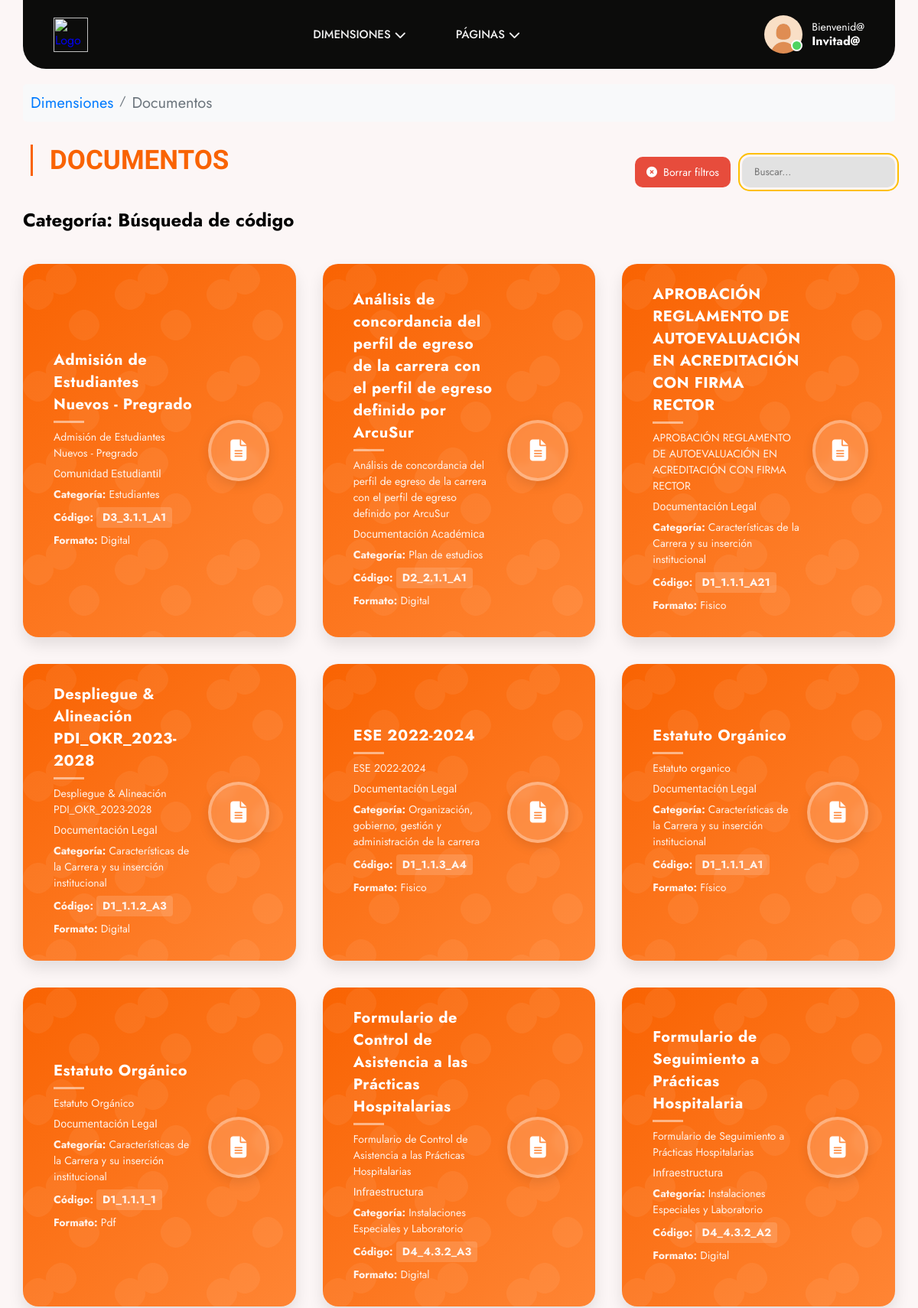
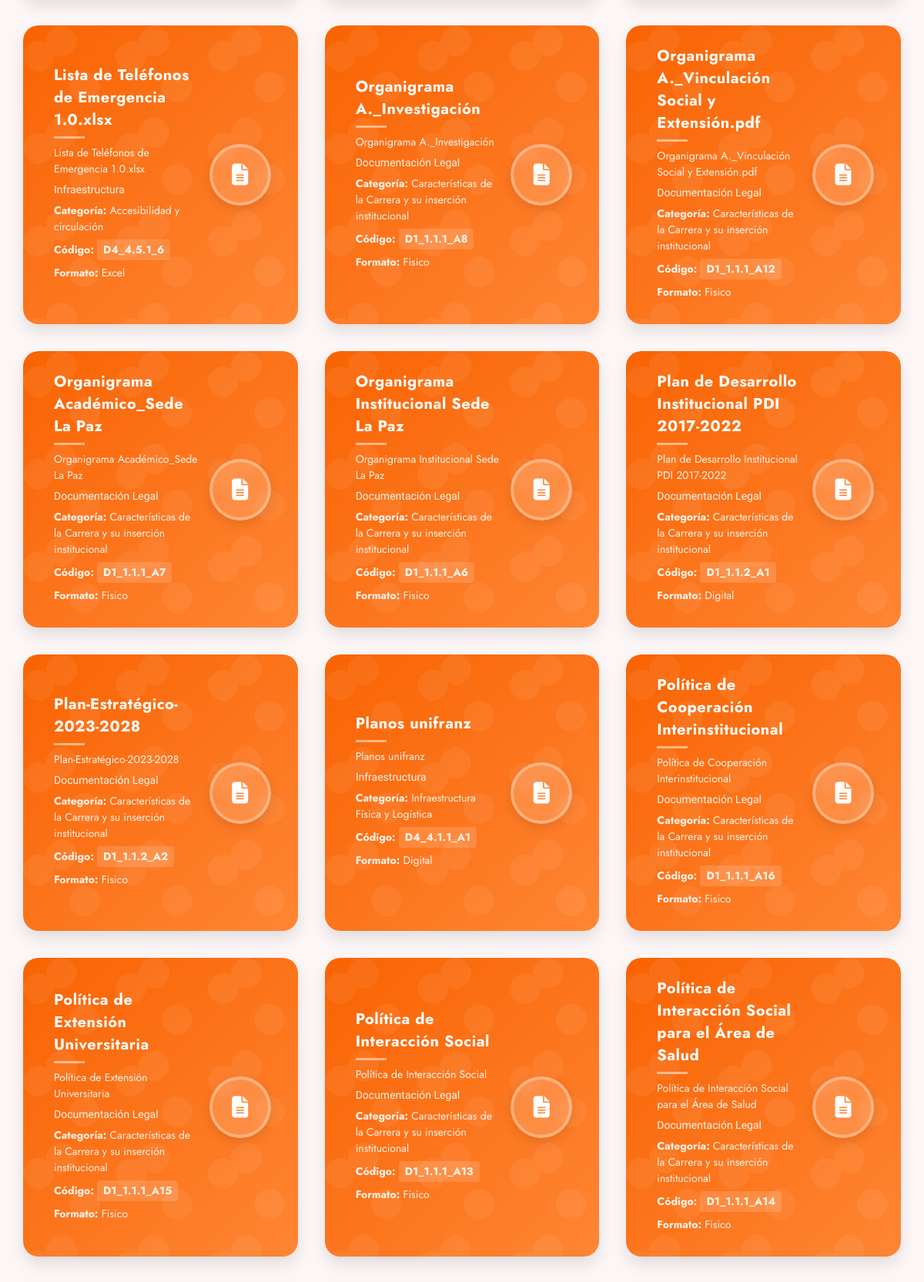
The page /dashboard/documentos/documentos.php (upper part) on the database its author committed (2 pictures, top to bottom).
### tables this page shows
CREATE TABLE `documentos` (
  `id` int NOT NULL AUTO_INCREMENT,
  `titulo` varchar(255) NOT NULL,
  `descripcion` text,
  `formato` varchar(350) DEFAULT NULL,
  `usuario_id` int NOT NULL,
  `categoria_id` int NOT NULL,
  `codigo_documento` varchar(50) NOT NULL,
  `link_documento` varchar(350) NOT NULL,
  `fecha_creacion` timestamp NULL DEFAULT CURRENT_TIMESTAMP,
  `fecha_modificacion` timestamp NULL DEFAULT CURRENT_TIMESTAMP ON UPDATE CURRENT_TIMESTAMP,
  `fecha_resolucion` timestamp NULL DEFAULT NULL,
  `activo` tinyint(1) DEFAULT '1',
  `created_at` timestamp NULL DEFAULT CURRENT_TIMESTAMP,
  PRIMARY KEY (`id`),
  UNIQUE KEY `codigo_documento` (`codigo_documento`),
  KEY `usuario_id` (`usuario_id`),
  KEY `categoria_id` (`categoria_id`),
  CONSTRAINT `documentos_ibfk_1` FOREIGN KEY (`usuario_id`) REFERENCES `usuario` (`id`),
  CONSTRAINT `documentos_ibfk_2` FOREIGN KEY (`categoria_id`) REFERENCES `categorias` (`id`)
);

CREATE TABLE `dimensiones` (
  `id` int NOT NULL AUTO_INCREMENT,
  `nombres` varchar(150) NOT NULL,
  `activo` tinyint(1) DEFAULT '1',
  `usuario_id` int NOT NULL,
  `created_at` timestamp NULL DEFAULT CURRENT_TIMESTAMP,
  PRIMARY KEY (`id`),
  KEY `usuario_id` (`usuario_id`),
  CONSTRAINT `dimensiones_ibfk_1` FOREIGN KEY (`usuario_id`) REFERENCES `usuario` (`id`)
);

CREATE TABLE `categorias` (
  `id` int NOT NULL AUTO_INCREMENT,
  `nombre` varchar(200) NOT NULL,
  `activo` tinyint(1) DEFAULT '1',
  `created_at` timestamp NULL DEFAULT CURRENT_TIMESTAMP,
  `dimensiones_id` int NOT NULL,
  `tipo_area_id` int NOT NULL,
  `criterio_id` int DEFAULT NULL,
  PRIMARY KEY (`id`),
  KEY `dimensiones_id` (`dimensiones_id`),
  KEY `tipo_area_id` (`tipo_area_id`),
  KEY `fk_criterio_id` (`criterio_id`),
  CONSTRAINT `categorias_ibfk_1` FOREIGN KEY (`dimensiones_id`) REFERENCES `dimensiones` (`id`),
  CONSTRAINT `categorias_ibfk_2` FOREIGN KEY (`tipo_area_id`) REFERENCES `tipo_area` (`id`),
  CONSTRAINT `fk_criterio_id` FOREIGN KEY (`criterio_id`) REFERENCES `criterio` (`id`) ON DELETE SET NULL ON UPDATE CASCADE
);

### dashboard/documentos/documentos.php (the view, shortened to what this page needs)
<?php
include '../../includes/header.php';
$conexion = obtenerConexion();
$categoriaId = isset($_GET['id']) ? (int)$_GET['id'] : null;
$codigoSeleccionado = isset($_GET['codigo']) ? $_GET['codigo'] : null;
$busquedaLibre = isset($_GET['busqueda']) ? trim($_GET['busqueda']) : null;
$nombreCategoria = "Búsqueda de código";
$nombreDimension = "Documentos";
$colorDimension = 'card-orange';
if ($busquedaLibre) {
    $busquedaEscapada = "%" . $conexion->real_escape_string($busquedaLibre) . "%";
    $sqlDocumentos = "SELECT d.*, c.nombre AS categoria_nombre, di.nombres AS dimension_nombre
                      FROM documentos d
                      JOIN categorias c ON d.categoria_id = c.id
                      JOIN dimensiones di ON c.dimensiones_id = di.id
                      WHERE (d.titulo LIKE ? OR d.descripcion LIKE ? OR d.codigo_documento LIKE ?)
                      AND d.activo = 1 ORDER BY d.titulo";
    $stmtDocumentos = $conexion->prepare($sqlDocumentos);
    $stmtDocumentos->bind_param("sss", $busquedaEscapada, $busquedaEscapada, $busquedaEscapada);
} else {
    $sqlDocumentos = "SELECT d.*, c.nombre AS categoria_nombre, di.nombres AS dimension_nombre
                      FROM documentos d
                      JOIN categorias c ON d.categoria_id = c.id
                      JOIN dimensiones di ON c.dimensiones_id = di.id
                      WHERE d.activo = 1 ORDER BY d.titulo";
    $stmtDocumentos = $conexion->prepare($sqlDocumentos);
}
if (isset($stmtDocumentos)) {
    $stmtDocumentos->execute();
    $resultadoDocumentos = $stmtDocumentos->get_result();
}
?>
<!DOCTYPE html>
<html lang="es">
<head>
    <link rel="stylesheet" href="../../assets/css/documentos.css">
</head>
<body>
    <div class="container">
    <div class="breadcrumbs-container">
        <nav aria-label="Ruta de navegación">
            <ol class="breadcrumbs">
                <li class="breadcrumb-item">
                    <a href="/dashboard/dimensiones/dimensiones.php">Dimensiones</a>
                </li>
                <li class="breadcrumb-separator">/</li>
                <?php if ($categoriaId && isset($nombreDimension)): ?>
                    <li class="breadcrumb-item">
                        <?= $nombreDimension ?>
                    </li>
                    <li class="breadcrumb-separator">/</li>
                    <li class="breadcrumb-item active" aria-current="page">
                        <?= $nombreCategoria ?>
                    </li>
                <?php else: ?>
                    <li class="breadcrumb-item active" aria-current="page">
                        Documentos
                    </li>
                <?php endif; ?>
            </ol>
        </nav>
    </div>
        <div class="TITULOYHERRAMIENTAS">
            <div class="titulo-con-linea">
                <h1><?= $nombreDimension ?></h1>
            </div>
            <div class="barra-de-herramientas">
                <button type="button" onclick="borrarFiltros()" class="btn-borrar-filtros">
                    <i class="fas fa-times-circle"></i> Borrar filtros
                </button>
                <input type="text" id="buscador" name="buscador" class="input" placeholder="Buscar..." onkeyup="filtrarDocumentos()" value="<?= htmlspecialchars($busquedaLibre) ?>">
            </div>
        </div>
        <h2>Categoría: <?= $nombreCategoria ?></h2>
        <?php if ($resultadoDocumentos->num_rows > 0): ?>
            <div class="cards-container">
                <?php while ($doc = $resultadoDocumentos->fetch_assoc()): ?>
                    <a href="<?= htmlspecialchars($doc['link_documento']) ?>" target="_blank" class="card <?= $colorDimension ?>">
                        <div class="card-content">
                            <h3><?= htmlspecialchars($doc['titulo']) ?></h3>
                            <p><?= htmlspecialchars($doc['descripcion']) ?></p>
                            <p style="font-family: Archivo Black, sans-serif;"><?= htmlspecialchars($doc['dimension_nombre']) ?></p>
                            <p><strong>Categoría:</strong> <?= htmlspecialchars($doc['categoria_nombre']) ?></p>
                            <p><strong>Código:</strong> <span class="codigo"><?= htmlspecialchars($doc['codigo_documento']) ?></span></p>
                            <p><strong>Formato:</strong> <?= htmlspecialchars($doc['formato']) ?></p>
                        </div>
                        <div class="card-icon">
                            <i class="fas fa-file-alt"></i>
                        </div>
                    </a>
                <?php endwhile; ?>
            </div>
        <?php else: ?>
            <div class="no-results">
                No se encontraron documentos.
            </div>
        <?php endif; ?>
    </div>
</body>
</html>

### assets/css/header.css (style rules this page uses)
* { margin: 0; padding: 0; box-sizing: border-box; font-family: "Jost", sans-serif; }
body { background-color: rgb(245, 241, 238); }
.container { margin: 0 auto; padding: 0px; }
nav { display: flex; align-items: center; }
.fas { transition: transform 0.3s ease; }

### assets/css/documentos.css (style rules this page uses)
body { background-color: rgb(252, 246, 246); font-family: Arial, sans-serif; }
.container { margin-top: 110px; padding: 0px 30px; margin-bottom: 30px; }
.TITULOYHERRAMIENTAS { display: flex; justify-content: space-between; align-items: center; width: 100%; flex-wrap: wrap; }
.titulo-con-linea { display: inline-block; padding: 10px 25px; position: relative; color: #f96302; margin-bottom: 30px; }
.titulo-con-linea:before { content: ""; position: absolute; left: 10px; top: 10px; bottom: 10px; width: 3px; background-color: #f96302; }
.titulo-con-linea h1 { font-size: 35px; font-family: "Archivo Black", sans-serif; margin: 0; padding-left: 10px; text-transform: uppercase; }
.barra-de-herramientas { display: flex; gap: 15px; flex-wrap: wrap; }
.input { border-radius: 10px; outline: 2px solid #FEBF00; border: 0; background-color: #e2e2e2; outline-offset: 3px; padding: 10px 1rem; transition: 0.25s; width: 200px; }
.cards-container { display: grid; grid-template-columns: repeat(auto-fill, minmax(340px, 1fr)); gap: 35px; padding: 40px 0; }
.card { display: flex; align-items: center; text-decoration: none; color: white; width: 100%; border-radius: 20px; padding: 25px; transition: all 0.3s ease; position: relative; overflow: hidden; box-shadow: 0 10px 20px rgba(0, 0, 0, 0.1); }
.card::before { content: ""; position: absolute; top: 0; left: 0; width: 100%; height: 100%; opacity: 0.6; z-index: 0; pointer-events: none; }
.card > * { position: relative; z-index: 1; }
.card-icon { background: rgba(255, 255, 255, 0.15); backdrop-filter: blur(5px); border-radius: 50%; width: 80px; height: 80px; display: flex; align-items: center; justify-content: center; margin-left: auto; margin-right: 10px; border: 4px solid rgba(255, 255, 255, 0.3); box-shadow: 0 5px 15px rgba(0, 0, 0, 0.1); transition: transform 0.3s ease; }
.card-icon i { font-size: 28px; color: white; }
.card-content { flex: 1; padding: 0 15px; }
.card-content h3 { margin: 0 0 8px 0; font-size: 20px; font-weight: bold; color: white; letter-spacing: 0.5px; position: relative; padding-bottom: 10px; }
.card-content h3::after { content: ''; position: absolute; bottom: 0; left: 0; width: 40px; height: 3px; background-color: rgba(255, 255, 255, 0.5); }
.card-content p { font-size: 14px; color: rgba(255, 255, 255, 0.9); margin: 6px 0; line-height: 1.5; }
.card-content .codigo { font-weight: bold; background-color: rgba(255, 255, 255, 0.15); padding: 3px 8px; border-radius: 4px; display: inline-block; }
.card-orange { background: linear-gradient(135deg, #f96302, #ff8534); }
.btn-borrar-filtros { background-color: #e74c3c; color: white; border: none; padding: 10px 15px; border-radius: 10px; font-size: 14px; cursor: pointer; display: flex; align-items: center; gap: 8px; transition: background-color 0.3s ease; }
.breadcrumbs-container { padding: 10px 0; margin-bottom: 20px; background-color: #f8f9fa; border-radius: 5px; }
.breadcrumbs { display: flex; flex-wrap: wrap; list-style: none; padding: 0 15px; margin: 0; }
.breadcrumb-item { font-size: 14px; }
.breadcrumb-item a { color: #007bff; text-decoration: none; transition: color 0.2s; }
.breadcrumb-item.active { color: #6c757d; }
.breadcrumb-separator { color: #6c757d; padding: 0 8px; }

### dashboard/documentos/documentos.php (style rules this page uses)
.breadcrumbs-container { padding: 10px; margin-bottom: 20px; background-color: #f8f9fa; border-radius: 5px; margin-top: 100px; }
.breadcrumbs { display: flex; flex-wrap: wrap; list-style: none; padding: 0; margin: 0; }
.breadcrumb-item { font-size: 20px; }
.breadcrumb-item a { color: #007bff; text-decoration: none; transition: color 0.2s; }
.breadcrumb-item.active { color: #6c757d; }
.breadcrumb-separator { color: #6c757d; padding: 0 8px; }

### rows shown on the page
documentos: titulo "Admisión de Estudiantes Nuevos - Pregrado", descripcion "Admisión de Estudiantes Nuevos - Pregrado", dimensiones.nombres "Comunidad Estudiantil", categoria.nombre "Estudiantes", codigo_documento "D3_3.1.1_A1", formato "Digital"
documentos: titulo "Análisis de concordancia del perfil de egreso de la carrera con el perfil de egreso definido por ArcuSur", descripcion "Análisis de concordancia del perfil de egreso de la carrera con el perfil de egreso definido por ArcuSur", dimensiones.nombres "Documentación Académica", categoria.nombre "Plan de estudios", codigo_documento "D2_2.1.1_A1", formato "Digital"
documentos: titulo "APROBACIÓN REGLAMENTO DE AUTOEVALUACIÓN EN ACREDITACIÓN CON FIRMA RECTOR", descripcion "APROBACIÓN REGLAMENTO DE AUTOEVALUACIÓN EN ACREDITACIÓN CON FIRMA RECTOR", dimensiones.nombres "Documentación Legal", categoria.nombre "Características de la Carrera y su inserción institucional", codigo_documento "D1_1.1.1_A21", formato "Fisico"
documentos: titulo "Despliegue & Alineación PDI_OKR_2023-2028", descripcion "Despliegue & Alineación PDI_OKR_2023-2028", dimensiones.nombres "Documentación Legal", categoria.nombre "Características de la Carrera y su inserción institucional", codigo_documento "D1_1.1.2_A3", formato "Digital"
documentos: titulo "ESE 2022-2024", descripcion "ESE 2022-2024", dimensiones.nombres "Documentación Legal", categoria.nombre "Organización, gobierno, gestión y administración de la carrera", codigo_documento "D1_1.1.3_A4", formato "Fisico"
documentos: titulo "Estatuto Orgánico", descripcion "Estatuto organico", dimensiones.nombres "Documentación Legal", categoria.nombre "Características de la Carrera y su inserción institucional", codigo_documento "D1_1.1.1_A1", formato "Físico"
documentos: titulo "Estatuto Orgánico", descripcion "Estatuto Orgánico", dimensiones.nombres "Documentación Legal", categoria.nombre "Características de la Carrera y su inserción institucional", codigo_documento "D1_1.1.1_1", formato "Pdf"
documentos: titulo "Formulario de Control de Asistencia a las Prácticas Hospitalarias", descripcion "Formulario de Control de Asistencia a las Prácticas Hospitalarias", dimensiones.nombres "Infraestructura", categoria.nombre "Instalaciones Especiales y Laboratorio", codigo_documento "D4_4.3.2_A3", formato "Digital"
documentos: titulo "Formulario de Seguimiento a Prácticas Hospitalaria", descripcion "Formulario de Seguimiento a Prácticas Hospitalarias", dimensiones.nombres "Infraestructura", categoria.nombre "Instalaciones Especiales y Laboratorio", codigo_documento "D4_4.3.2_A2", formato "Digital"
documentos: titulo "Lista de Teléfonos de Emergencia 1.0.xlsx", descripcion "Lista de Teléfonos de Emergencia 1.0.xlsx", dimensiones.nombres "Infraestructura", categoria.nombre "Accesibilidad y circulación", codigo_documento "D4_4.5.1_6", formato "Excel"
documentos: titulo "Organigrama A._Investigación", descripcion "Organigrama A._Investigación", dimensiones.nombres "Documentación Legal", categoria.nombre "Características de la Carrera y su inserción institucional", codigo_documento "D1_1.1.1_A8", formato "Fisico"
documentos: titulo "Organigrama A._Vinculación Social y Extensión.pdf", descripcion "Organigrama A._Vinculación Social y Extensión.pdf", dimensiones.nombres "Documentación Legal", categoria.nombre "Características de la Carrera y su inserción institucional", codigo_documento "D1_1.1.1_A12", formato "Fisico"
documentos: titulo "Organigrama Académico_Sede La Paz", descripcion "Organigrama Académico_Sede La Paz", dimensiones.nombres "Documentación Legal", categoria.nombre "Características de la Carrera y su inserción institucional", codigo_documento "D1_1.1.1_A7", formato "Fisico"
documentos: titulo "Organigrama Institucional Sede La Paz", descripcion "Organigrama Institucional Sede La Paz", dimensiones.nombres "Documentación Legal", categoria.nombre "Características de la Carrera y su inserción institucional", codigo_documento "D1_1.1.1_A6", formato "Fisico"
documentos: titulo "Plan de Desarrollo Institucional PDI 2017-2022", descripcion "Plan de Desarrollo Institucional PDI 2017-2022", dimensiones.nombres "Documentación Legal", categoria.nombre "Características de la Carrera y su inserción institucional", codigo_documento "D1_1.1.2_A1", formato "Digital"
documentos: titulo "Plan-Estratégico-2023-2028", descripcion "Plan-Estratégico-2023-2028", dimensiones.nombres "Documentación Legal", categoria.nombre "Características de la Carrera y su inserción institucional", codigo_documento "D1_1.1.2_A2", formato "Fisico"
documentos: titulo "Planos unifranz", descripcion "Planos unifranz", dimensiones.nombres "Infraestructura", categoria.nombre "Infraestructura Física y Logística", codigo_documento "D4_4.1.1_A1", formato "Digital"
documentos: titulo "Política de Cooperación Interinstitucional", descripcion "Política de Cooperación Interinstitucional", dimensiones.nombres "Documentación Legal", categoria.nombre "Características de la Carrera y su inserción institucional", codigo_documento "D1_1.1.1_A16", formato "Fisico"
documentos: titulo "Política de Extensión Universitaria", descripcion "Política de Extensión Universitaria", dimensiones.nombres "Documentación Legal", categoria.nombre "Características de la Carrera y su inserción institucional", codigo_documento "D1_1.1.1_A15", formato "Fisico"
documentos: titulo "Política de Interacción Social", descripcion "Política de Interacción Social", dimensiones.nombres "Documentación Legal", categoria.nombre "Características de la Carrera y su inserción institucional", codigo_documento "D1_1.1.1_A13", formato "Fisico"
documentos: titulo "Política de Interacción Social para el Área de Salud", descripcion "Política de Interacción Social para el Área de Salud", dimensiones.nombres "Documentación Legal", categoria.nombre "Características de la Carrera y su inserción institucional", codigo_documento "D1_1.1.1_A14", formato "Fisico"

### other values the page prints
$nombre_usuario "Invitad@"
$nombreDimension "DOCUMENTOS"
$nombreCategoria "Búsqueda de código"
